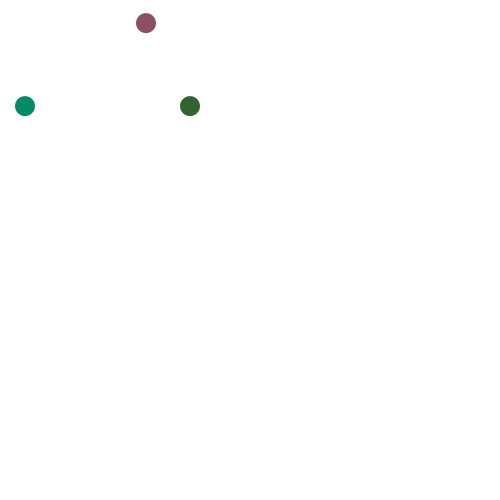
Frame 1 (no input)
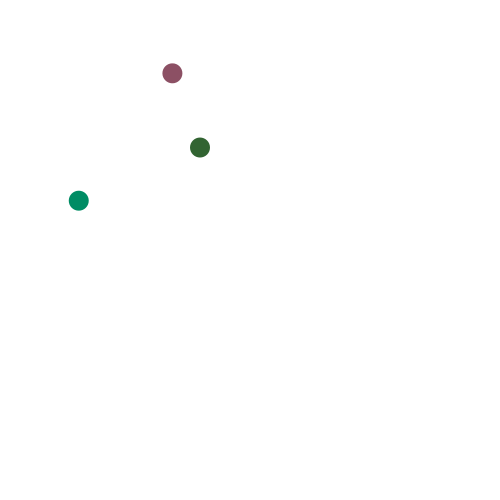
Frame 60 (the mouse pressed at the canvas centre just before this capture)
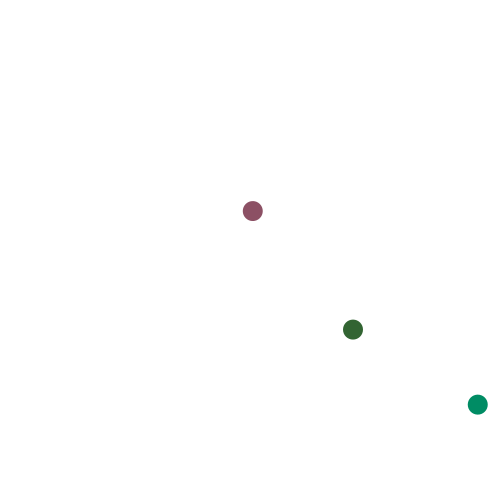
Frame 120 (the mouse held since frame 60 and released just before this capture)

The Processing sketch that drew these frames (run headless with seeded random() and noise(); from frame 60 on, the mouse is pressed at the canvas centre):

// Processing sketch: processing_67189
// ── processing_67189.pde

int count = 3;
int [] r = new int[count];
color [] c = new color [3]; 

float[] xpos = new float[count];
float[] ypos = new float[count];
float[] xSpeed = new float [count];
float [] ySpeed = new float [count];
float [] distance = new float [count];

float gravity = 0.1;

void setup() {
  size(500, 500);

  xpos[0] = 15;
  xpos[1] = 140;
  xpos[2] = 180;

  ypos[0] = 100;
  ypos[1] = 15;
  ypos[2] = 100;

  xSpeed[0] = 5;
  xSpeed[1] = 3;
  xSpeed[2] = 5;

  ySpeed[0] = 3;
  ySpeed[1] = 4;
  ySpeed[2] = 3;

  c[0] = color(0, 140, 100);
  c[1] = color(140, 80, 100);
  c[2] = color(50, 100, 50);
}

void draw() {
  background(255);

  noStroke();
  smooth();

  for ( int i = 0; i < count; i++) {
    for ( int j = 0; j < count; j++) {

      if (i != j) {
        r[i] = 10;
        xpos[i] = xpos[i] += xSpeed[i];
        ypos[i] = ypos[i] += ySpeed[i];
        ySpeed[i] = ySpeed[i] + gravity;

        if (xpos[i] >= 490 || xpos[i] <= 10) {
          xSpeed[i] = xSpeed[i] * -1;
        }

        if (ypos[i] >= 490 || ypos[i] <= 10) {
          ySpeed[i] = ySpeed[i] * -0.95;
        }

        distance[i] = dist(xpos[i], ypos[i], xpos[j], ypos[j]);

        if (distance[i] <= (r[i]+r[j])) {
          ySpeed[i] *= -0.95;
          ySpeed[j] *= -0.95;
        } 

        if (distance[i] <= (r[i]+r[j])) {
          xSpeed[i] *= -0.95;
          xSpeed[j] *= -0.95;
        }
      }
    }
  }

  for ( int i = 0; i < count; i++) {
    fill(c[i]);
    ellipse(xpos[i], ypos[i], 20, 20);
  }
}
